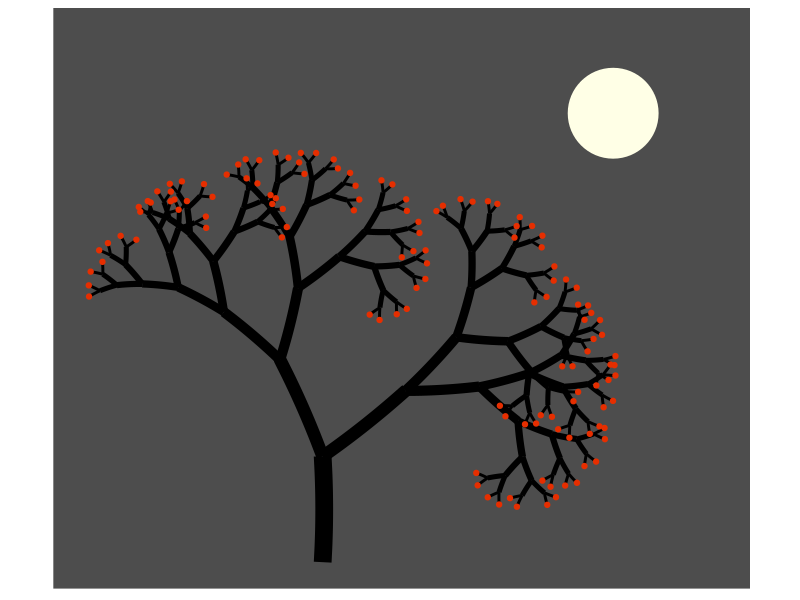

R code for this plot:
############################
#
# Regression fractal tree
# Based on David Shiffman's The Code Train: Coding Challenge #14
# testing changes
#
###########################
library(tidyverse)

# The regression function - branches 2 segments out of the current branch
# a jitter is introduced for tree inclination
branch <- function(current,  # current branch
                   rate,     # rate of decreasing length of branches
                   a,        # angle of branches
                   levels)   # number of levels in iteration
  {

  if(current$level == levels) return(current)
  
  left <- current %>%
    mutate(x = xend,
           y = yend,
           angle = angle + a + jitter(-0.21, amount = 0.2),
           xend = x + len * cos(angle),
           yend = y + len * sin(angle),
           level = level + 1,
           len = rate * len) %>%
    branch(rate, a, levels)
  
  right <- current %>%
    mutate(x = xend,
           y = yend,
           angle = angle - a  + jitter(-0.21, amount = 0.2),
           xend = x +len * cos(angle),
           yend = y + len * sin(angle),
           level = level + 1,
           len = rate * len) %>%
    branch(rate, a, levels)
  
  rbind(current, right, left)
}

### generating the tree by using the regresiion branch function
branches <- tibble(x = 100,
                   y = 0,
                   xend = 100,
                   yend = 80,
                   angle = pi/2,
                   level = 1) %>%
  mutate(len = sqrt((xend - x)^2 + (yend - y)^2)) %>%
  branch(0.7, pi/6, 8)

### generating leaves at the last branches
leaves <- branches %>%
  filter(level == max(level)) %>%
  select(xend, yend)

### Plotting
p <- ggplot() +
  geom_curve(data = branches,
             aes(x = x, y = y, xend = xend, yend = yend, size = 1/level),
             curvature = 0.03,
             color = "black") +                                            # branches
  geom_point(data = leaves, aes(x = xend, y = yend), color = "#e62e00") +  # leaves
  geom_point(aes(x = 320, y = 340), size = 30, color = "#ffffe6") +        # moon
  coord_equal() +
  scale_x_continuous(limit = c(-80, 400)) +
  scale_y_continuous(limit = c(0, 400)) +
  theme(legend.position  = "none",
        panel.background = element_rect(fill = "grey30"),
        panel.grid       = element_blank(),
        axis.title = element_blank(),
        axis.ticks = element_blank(),
        axis.text = element_blank())

ggsave("fractal_tree.png", p, height = 6, width = 8)



                     
  



